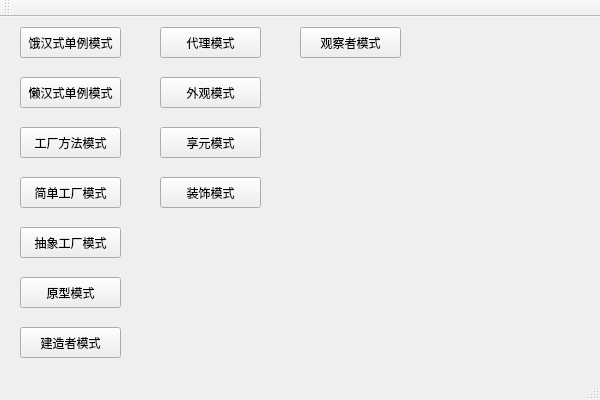
<?xml version="1.0" encoding="UTF-8"?>
<ui version="4.0">
 <class>EchoOwnToolsClass</class>
 <widget class="QMainWindow" name="EchoOwnToolsClass">
  <property name="geometry">
   <rect>
    <x>0</x>
    <y>0</y>
    <width>600</width>
    <height>400</height>
   </rect>
  </property>
  <property name="windowTitle">
   <string>EchoOwnTools</string>
  </property>
  <widget class="QWidget" name="centralWidget">
   <widget class="QPushButton" name="ObserverPattern">
    <property name="geometry">
     <rect>
      <x>300</x>
      <y>10</y>
      <width>101</width>
      <height>31</height>
     </rect>
    </property>
    <property name="text">
     <string>观察者模式</string>
    </property>
   </widget>
   <widget class="QPushButton" name="EagerSingleton">
    <property name="geometry">
     <rect>
      <x>20</x>
      <y>10</y>
      <width>101</width>
      <height>31</height>
     </rect>
    </property>
    <property name="text">
     <string>饿汉式单例模式</string>
    </property>
   </widget>
   <widget class="QPushButton" name="AbstractFactory">
    <property name="geometry">
     <rect>
      <x>20</x>
      <y>210</y>
      <width>101</width>
      <height>31</height>
     </rect>
    </property>
    <property name="text">
     <string>抽象工厂模式</string>
    </property>
   </widget>
   <widget class="QPushButton" name="FlyweightPattern">
    <property name="geometry">
     <rect>
      <x>160</x>
      <y>110</y>
      <width>101</width>
      <height>31</height>
     </rect>
    </property>
    <property name="text">
     <string>享元模式</string>
    </property>
   </widget>
   <widget class="QPushButton" name="ProxyPattern">
    <property name="geometry">
     <rect>
      <x>160</x>
      <y>10</y>
      <width>101</width>
      <height>31</height>
     </rect>
    </property>
    <property name="text">
     <string>代理模式</string>
    </property>
   </widget>
   <widget class="QPushButton" name="BuilderPattern">
    <property name="geometry">
     <rect>
      <x>20</x>
      <y>310</y>
      <width>101</width>
      <height>31</height>
     </rect>
    </property>
    <property name="text">
     <string>建造者模式</string>
    </property>
   </widget>
   <widget class="QPushButton" name="DecoratorPattern">
    <property name="geometry">
     <rect>
      <x>160</x>
      <y>160</y>
      <width>101</width>
      <height>31</height>
     </rect>
    </property>
    <property name="text">
     <string>装饰模式</string>
    </property>
   </widget>
   <widget class="QPushButton" name="SimpleFactory">
    <property name="geometry">
     <rect>
      <x>20</x>
      <y>160</y>
      <width>101</width>
      <height>31</height>
     </rect>
    </property>
    <property name="text">
     <string>简单工厂模式</string>
    </property>
   </widget>
   <widget class="QPushButton" name="ProtoType">
    <property name="geometry">
     <rect>
      <x>20</x>
      <y>260</y>
      <width>101</width>
      <height>31</height>
     </rect>
    </property>
    <property name="text">
     <string>原型模式</string>
    </property>
   </widget>
   <widget class="QPushButton" name="LazySingleton">
    <property name="geometry">
     <rect>
      <x>20</x>
      <y>60</y>
      <width>101</width>
      <height>31</height>
     </rect>
    </property>
    <property name="text">
     <string>懒汉式单例模式</string>
    </property>
   </widget>
   <widget class="QPushButton" name="FactoryMethod">
    <property name="geometry">
     <rect>
      <x>20</x>
      <y>110</y>
      <width>101</width>
      <height>31</height>
     </rect>
    </property>
    <property name="text">
     <string>工厂方法模式</string>
    </property>
   </widget>
   <widget class="QPushButton" name="FacadePattern">
    <property name="geometry">
     <rect>
      <x>160</x>
      <y>60</y>
      <width>101</width>
      <height>31</height>
     </rect>
    </property>
    <property name="text">
     <string>外观模式</string>
    </property>
   </widget>
  </widget>
  <widget class="QMenuBar" name="menuBar">
   <property name="geometry">
    <rect>
     <x>0</x>
     <y>0</y>
     <width>600</width>
     <height>23</height>
    </rect>
   </property>
  </widget>
  <widget class="QToolBar" name="mainToolBar">
   <attribute name="toolBarArea">
    <enum>TopToolBarArea</enum>
   </attribute>
   <attribute name="toolBarBreak">
    <bool>false</bool>
   </attribute>
  </widget>
  <widget class="QStatusBar" name="statusBar"/>
 </widget>
 <layoutdefault spacing="6" margin="11"/>
 <resources>
  <include location="EchoOwnTools.qrc"/>
 </resources>
 <connections/>
</ui>
